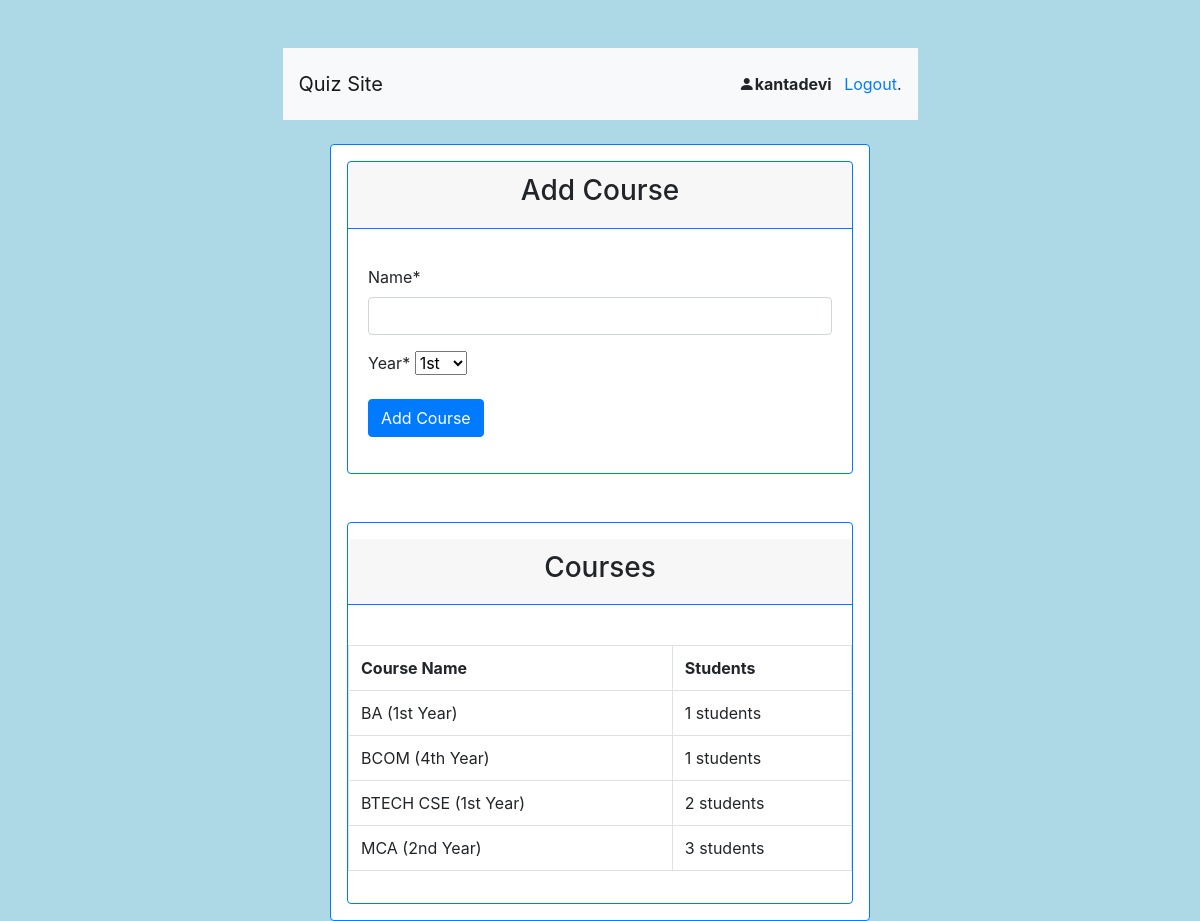
/teacher/course (signed in), run on the app's committed database.
### accounts/models.py (models this page shows)
class User(AbstractUser):
    first_name = models.CharField("first name", max_length=150, blank=False)
    email = models.EmailField(unique=True, blank=False)
    is_student = models.BooleanField(default=False)
    is_teacher = models.BooleanField(default=False)

### quiz_app_teacher/models.py (models this page shows)
class Course(models.Model):
    name = models.CharField(max_length=30)
    year = models.PositiveIntegerField(choices=COURSE_YEAR_CHOICES, default=1,)
    def __str__(self):
        return f'{self.name} ({dict(COURSE_YEAR_CHOICES).get(self.year)} Year)'

### quiz_app_teacher/views.py (the view, shortened to what this page needs)
# urls.py: path('course', views.CourseView.as_view(), name='course'),
@method_decorator([login_required, teacher_required], name='dispatch')
@method_decorator(never_cache, name='dispatch')
class CourseView(CreateView):
    model = Course
    template_name = 'teacher/course.html'
    fields = ['name', 'year']
    def get_context_data(self, **kwargs):
        context = super().get_context_data(**kwargs)
        context['course_list'] = self.model.objects.all().order_by('name',
                                                                   'year')
        return context

### quiz_app_teacher/templates/teacher/course.html
{% extends 'accounts/base.html' %}
{% load crispy_forms_tags %}
{% block content %}
<div class="card border-primary p-3">
  <div class="card border-primary">
    <div class="card-header border-primary text-center mb-3">
      <h3> Add Course</h3>
    </div>
    <div class="card-body">
      <form method="POST">{% csrf_token %}
        {{ form|crispy }}
        <button type="submit" value="Submit" class="save btn btn-primary">Add Course</button>
      </form>
    </div>
  </div>
  {% if course_list %}
  <div class="card border-primary mt-5">
    <div class="card-header border-primary text-center my-3">
      <h3> Courses</h3>
    </div>
    <p>
      <table class="table  table-bordered">
        <tr>
          <th>Course Name</th>
          <th>Students</th>
        </tr>
        <br>
        {% for course in course_list %}
        <tr>
          <td>{{course}}</td>
          <td>{{course.course_students.count}} students</td>
        </tr>
        {% endfor %}
      </table>
    </p>
    {% endif %}
  </div>
</div>
{% endblock content%}

### accounts/templates/accounts/base.html (shortened to what this page needs)
{% load static %}
<link rel="stylesheet" href="https://cdn.jsdelivr.net/npm/bootstrap@4.4.1/dist/css/bootstrap.min.css"
>
  <link rel="stylesheet" href="https://cdn.jsdelivr.net/npm/bootstrap-icons@1.5.0/font/bootstrap-icons.css">
{% load crispy_forms_tags %}
<html>
<head>
</head>
<body style="background-color:rgb(173, 216, 230);">
  <div class="container">
    <div class="row">
      <div class="col-12  col-sm-12 col-md-11  col-lg-9 col-xl-7 mx-auto">
        <nav class="navbar sticky-top  navbar-light bg-light mt-5">
          <a class="navbar-brand" href="/">Quiz Site</a>
          <div>
            {% if user.is_authenticated %}
            <p class="pt-3"><i class="bi bi-person-fill"></i><strong>{{ user.username }}</strong> <a class=" ml-2" href="{% url 'accounts:logout' %}">Logout</a>.</p>
            {% endif %}
          </div>
        </nav>
      </div>
    </div>
    <div class="row">
      <div class="col-12  col-sm-11 col-md-10  col-lg-8 col-xl-6 mx-auto">
        <div class="text-center"> {% include 'accounts/partials/messages.html' %}</div>
        {% block content %}
        {% endblock content%}
      </div>
    </div>
  </div>
</body>
</html>

### data on the page
User: username "kantadevi"
Course: name+year "BA (1st Year)", course_students.count "1"
Course: name+year "BCOM (4th Year)", course_students.count "1"
Course: name+year "BTECH CSE (1st Year)", course_students.count "2"
Course: name+year "MCA (2nd Year)", course_students.count "3"
